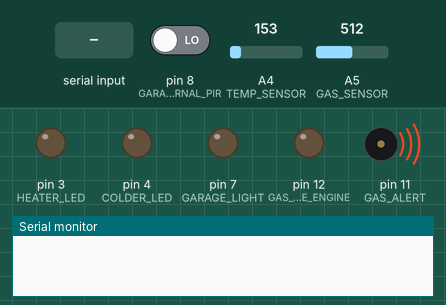
Simulated run of this sketch. Board: Arduino Uno, built with avr-gcc and run on an emulated ATmega328P. On the bench: output pins drawn as LEDs (lit = HIGH), buzzer (waves = sounding), the last lines printed to the serial monitor. The inputs (shaded band) are chosen by the test bench; at power-on: A5 (GAS_SENSOR) = 512, pin 8 (GARAGE_INTERNAL_PIR) LOW, A4 (TEMP_SENSOR) = 153.

Above: at 1.2 s.
1.3 s: "90,45\n" received over Serial
At 1.9 s:
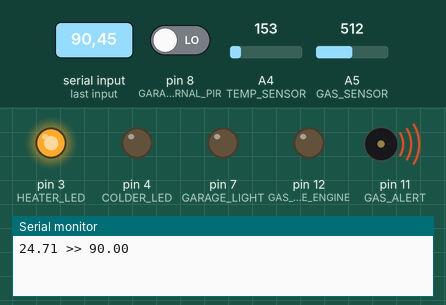
2.8 s: A5 (GAS_SENSOR) set to 716
At 3.3 s:
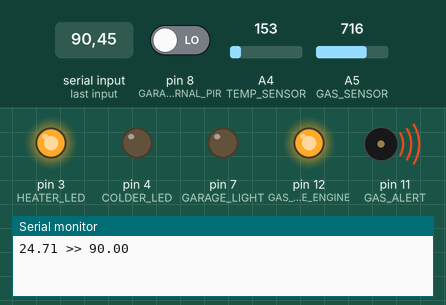
5.8 s: pin 8 (GARAGE_INTERNAL_PIR) driven HIGH
At 6.9 s:
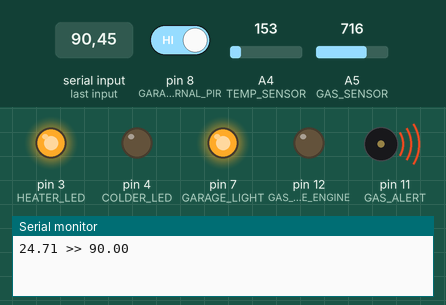
7.3 s: "0\n" received over Serial
At 8.5 s:
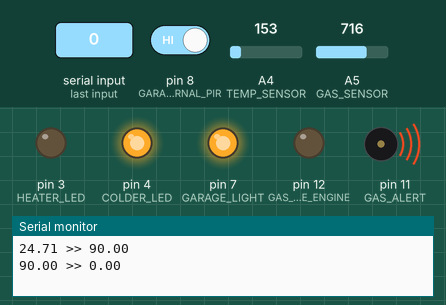
8.8 s: A5 (GAS_SENSOR) set to 511
At 9.6 s:
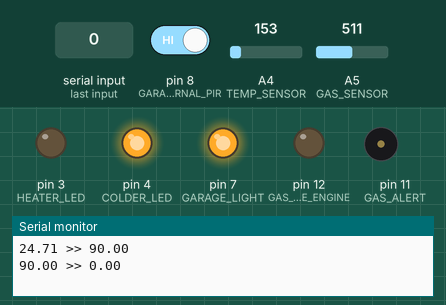
11.8 s: pin 8 (GARAGE_INTERNAL_PIR) driven LOW
At 15.4 s:
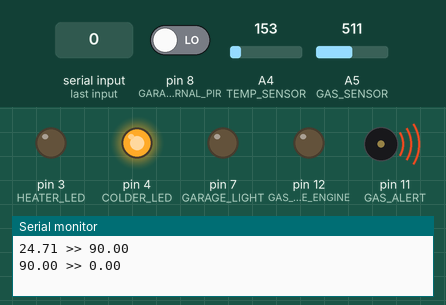
Timing chart, 0 to 15.8 s (numbered marks = the images above; inputs shaded):
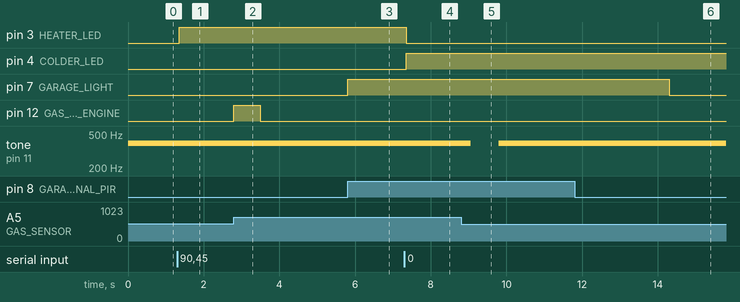

The sketch:

Arduino_auxiliar.ino
```cpp
/* ---------------------------------------------------------------------------------------------------------- */
/*  Configurações de sistema.                                                                                 */
//  ~ Define o limiar de ruído do sensor de gás.
#define GAS_SENSOR_LIMIT 12
//  ~ Define o limiar de acionamento dos motores de contenção.
#define GAS_ENGINE_LIMIT 25
//  ~ Intervalo de funcionamento do motor para fechar o duto de gás.
#define GAS_ENGINE_TIME_INTERVAL 700
//  ~ Maior intervalo de tempo entre as notas do alerta de gás.
#define GAS_ALERT_MAX_TIME 4000
//  ~ Frequencia da nota do alerta de gás.
#define GAS_ALERT_FREQUENCY 392
//  ~ Intervalo no qual as luzes da garagem ficam ligadas após o acionamento do sensor de presença.
#define GARAGE_LIGHTS_PIR_INTERVAL 2500
//  ~ Erro considerável de medida de temperatura. O valor inserido deve ser em °C, podendo ser um número inteiro
//  ou um número real.
#define TEMPERATURE_MEASUREMENT_ERROR 2.7
/* ---------------------------------------------------------------------------------------------------------- */
/*  Definição de referências de uso para as portas do arduino.                                                */
//  ~ LED de informação do aquecedor.
#define HEATER_LED 3
//  ~ LED de informação do refrigerador.
#define COLDER_LED 4
//  ~ Sensor de temperatura.
#define TEMP_SENSOR A4
//  ~ Luzes da garagem
#define GARAGE_LIGHT 7
//  ~ Sensor de presença interno da garagem.
#define GARAGE_INTERNAL_PIR 8
//  ~ Alerta de vazamento de gás.
#define GAS_ALERT 11
//  ~ Porta do motor de fechamento da válvula de gás.
#define GAS_FORCE_CLOSE_ENGINE 12
//  ~ Sensor de gás.
#define GAS_SENSOR A5
/* ---------------------------------------------------------------------------------------------------------- */
/*  Variáveis referentes ao sistema de vazamento de gás.                                                      */
//  ~ Indica que o vazamento de gás está ativo.
bool gas_scape;
//  ~ Indica que o duto de gás foi bloqueado.
bool gas_block;
//  ~ Sinal de leitura de gás.
int gas_signal;
//  ~ Tempo de inicio do fechamento da válvula de gás.
unsigned long gas_engine_start_function;
//  ~ Metrónomo do alerta de gás.
unsigned long gas_buzzer_metronome;
/* ---------------------------------------------------------------------------------------------------------- */
/*  Variáveis referentes ao monitoramento de presença interno da garagem.                                     */
//  ~ Informa se as luzes estão acesas ou apagadas. Como isso depende das relações envolvidas no loop(),
//  o sistema inicaliza como apagadas.
bool garage_lights;
//  ~ Instante no qual a luz foi ligada.
unsigned long garage_time_lights_on;
/* ---------------------------------------------------------------------------------------------------------- */
/*  Variáveis referentes ao sistema de climatização da casa.                                                  */
//  ~ Alteração na temperatura.
bool temperature_alt = false;
//  ~ Determina a temperatura configurada.
float temperature;
//  ~ Sinal da temperatura ambiente.
int environment_temperature_signal;
/* ---------------------------------------------------------------------------------------------------------- */
/*  Função de entrada do programa.                                                                            */
void setup()
{
  //  ~ Inicializa o Serial.
  Serial.begin(9600);
  while (!Serial);
  //  ~ Diminui o Timeout da Serial.
  Serial.setTimeout(50);

  //  ~ Portas de entrada de dados ('INPUT') do arduino.
  pinMode(GARAGE_INTERNAL_PIR, INPUT);

  //  ~ Porta de saída de dados ('OUTPUT') do arduino.
  pinMode(GAS_ALERT, OUTPUT);
  pinMode(GAS_FORCE_CLOSE_ENGINE, OUTPUT);
  pinMode(GARAGE_LIGHT, OUTPUT);
  pinMode(HEATER_LED, OUTPUT);
  pinMode(COLDER_LED, OUTPUT);

  //  ~ Inicializa as variáveis globais.
  //  Indica que não há vazamento de gás, caso haja, ele indicará no loop().
  gas_scape = false;
  //  O duto de gás não pode estar bloqueado no começo.
  gas_block = false;
  //  Define o sinal de gás como -1 para evitar interferencia no loop() inicial.
  gas_signal = -1;
  //  Zera os valores de tempo. O valor de 0 indica que a função está ou pode estar desligada.
  gas_engine_start_function = 0;
  gas_buzzer_metronome = 0;
  //  Torna a variável da sala como desligada por enquanto.
  garage_lights = false;
  //  A temperatura configura é originada do Arduino de controle, porém, fazemos um uso de um valor base aqui fora de escala para evitar problemas.
  temperature = ((analogRead(TEMP_SENSOR) * (5000.0 / 1024.0)) - 500) / 10.0;;
  //  Coloca o sinal da temperatura ambiente em um valor fora de escala.
  environment_temperature_signal = -1;

  //  Zera os valores de tempo. O valor de 0 indica que a função está ou pode estar desligada.
  gas_engine_start_function = 0;
  gas_buzzer_metronome = 0;
  garage_time_lights_on = 0;
}
/* ---------------------------------------------------------------------------------------------------------- */
/*  Loop principal do sistema.                                                                                */
void loop()
{
  //  ~ Declara e inicializa as variaveis comparativas de estado.
  int _gas_signal = analogRead(GAS_SENSOR);
  int _environment_temperature_signal = analogRead(TEMP_SENSOR);
  bool _garage_lights = garage_lights;
  //  ~ Variáveis de estado locais.
  bool gas_engine_power = false;

  //  ~ Verifica alterações no sinal de gás.
  if (gas_signal != _gas_signal)
  {
    //  ~ Equaliza os sinais.
    gas_signal = _gas_signal;
    //  ~ Calcula o percentual de gás.
    int gas_percent = map(_gas_signal, 300, 760, 0, 100);
    //  *** Os valores de 12% e 25% definidos a baixo podem ser ajustados nos #define GAS_SENSOR_LIMIT e GAS_ENGINE_LIMIT
    //  ~ Se o sensor de gás indicar um valor superior ou igual a 12%, ele aciona o alarme de vazamento.
    if (gas_percent >= GAS_SENSOR_LIMIT) gas_scape = true;
    //  ~ Se o sensor de gás indicar valores inferiores a 12%, ele ignora, e considera um ruído.
    else { gas_scape = false; gas_block = false; gas_buzzer_metronome = 0; noTone(GAS_ALERT); }
    //  ~ Se o sensor de gás indicar um valor superior a 25%, ele aciona o motor que realiza o fechamento
    //  de emergência da válvula de gás na entrada da tubulação.
    if ((gas_percent >= GAS_ENGINE_LIMIT) and (!gas_block)) gas_engine_power = true;
  }
  //  ~ Verifica se deve ligar os motores.
  if (gas_engine_power) gas_engine_start_function = millis();
  //  ~ Funcionamento dos motores caso ordenado.
  if (gas_engine_start_function > 0)
  {
    //  ~ Liga o motor.
    digitalWrite(GAS_FORCE_CLOSE_ENGINE, HIGH);
    //  ~ Informa o bloqueio do duto.
    gas_block = true;
    //  ~ Verifica se o motor deve desligar (atingiu sua função).
    if (millis() >= (gas_engine_start_function + GAS_ENGINE_TIME_INTERVAL))
    {
      //  ~ Desliga o motor.
      digitalWrite(GAS_FORCE_CLOSE_ENGINE, LOW);
      //  ~ Zera o valor de 'gas_engine_start_function' indicando que a função está desligada.
      gas_engine_start_function = 0;
    }
  }
  //  ~ Verifica se deve acionar o alarme de vazamento de gás ou não.
  if (gas_scape)
  {
    //  ~ Calcula o tempo para o toque da próxima nota (faz uso de um redutor).
    int next;
    //  ~ Calcula o percentual de gás. (infelizmente faz-se necessário, já que o local em que a outra é calculada não é
    //  chamado em todas as execuções do loop().
    int gas_percent = map(_gas_signal, 300, 760, 0, 100);
    //  ~ Verifica o percentual.
    //  Se for inferior a 25% é tocado uma "semibreve".
    //  No configurado, isso equivale a 1000ms.
    if (gas_percent < 25) next = GAS_ALERT_MAX_TIME;
    //  Se for superior ou igual a 25% e inferior a 40%, é tocado uma "mínima". (Meia "semibreve")
    //  No configurado, isso equivale a 500ms.
    else if ((gas_percent >= 25) and (gas_percent < 40)) next = (GAS_ALERT_MAX_TIME / 2);
    //  Se for superior ou igual a 40% e inferior a 60%, é tocado uma "semimínima". (Meia "mínima")
    //  No configurado, isso equivale a 250ms.
    else if ((gas_percent >= 40) and (gas_percent < 60)) next = (GAS_ALERT_MAX_TIME / 4);
    //  Se for superior ou igual a 60% e inferior a 90%, é tocado uma "colcheia". (Meia "semimínima")
    //  No configura, isso equivale a 125ms.
    else if ((gas_percent >= 60) and (gas_percent < 90)) next = (GAS_ALERT_MAX_TIME / 8);
    //  Por fim, se for ainda superior, é tocado uma "semicolcheia". (Meia "colcheia")
    //  No configurado, isso equivale a 62,5ms, contudo, devido ao arredondademento, o valor usado é de 62ms.
    else next = (GAS_ALERT_MAX_TIME / 16);
    //  ~ Se o metronomo estiver zerado, inicializa-o.
    if (gas_buzzer_metronome == 0) { gas_buzzer_metronome = millis(); tone(GAS_ALERT, GAS_ALERT_FREQUENCY, next); }
    //  ~ Verifica se deve tocar a próxima nota. O intervalo entre as notas terá a mesma duração da nota.
    if ((millis() >= (gas_buzzer_metronome + next)) and (!((bool) digitalRead(GAS_ALERT))))
    {
      //  ~ Reseta o metronomo.
      gas_buzzer_metronome = millis();
      //  ~ Toca a nota.
      tone(GAS_ALERT, GAS_ALERT_FREQUENCY, next);
    }
    //  ~ Verifica se deve fazer um intervalo.
    if ((millis() >= (gas_buzzer_metronome + next)) and ((bool) digitalRead(GAS_ALERT)))
    {
      //  ~ Reseta o metronomo.
      gas_buzzer_metronome = millis();
      //  ~ Toca a nota.
      noTone(GAS_ALERT);
    }
  }

  //  ~ Verifica o sensor PIR interno da garagem.
  if (digitalRead(GARAGE_INTERNAL_PIR)) { garage_time_lights_on = millis(); _garage_lights = true; }
  //  ~ Se a luz estiver acesa, verifica se o contador de tempo já atingiu o limite.
  if (_garage_lights) { if (millis() >= (garage_time_lights_on + GARAGE_LIGHTS_PIR_INTERVAL))
    {
      //  ~ Informa que as luzes devem ser desligadas.
      _garage_lights = false;
      //  ~ Sera o 'garage_time_lights_on'.
      garage_time_lights_on = 0;
    }
  }
  //  ~ Se o contador de tempo da garagem estiver zerado, desliga as luzes.
  if (garage_time_lights_on == 0) _garage_lights = false;
  //  ~ Se for para ligar as luzes, liga, se não, desliga. Mas antes, verifica variação.
  if (_garage_lights != garage_lights)
  {
    //  ~ Realiza o evento.
    digitalWrite(GARAGE_LIGHT, _garage_lights);
    //  ~ Equaliza os valores.
    garage_lights = _garage_lights;
  }

  //  ~ Verifica se a temperatura registrada na variável e a medida é diferente, se for, executa um processo de alteração.
  if ((_environment_temperature_signal != environment_temperature_signal) or (temperature_alt))
  {
    //  ~ Equaliza os valores.
    environment_temperature_signal = _environment_temperature_signal;
    //  ~ Calcula-se a temperatura ambiente.
    float environment_temperature = ((_environment_temperature_signal * (5000.0 / 1024.0)) - 500) / 10.0;
    //  ~ Verifica se a temperatura medida é diferente da temperatura em que o ambiente deve estar. Se for superior, liga
    //  o ar-condicionado em modo de refrigeração, se for inferior, liga no modo de aquecimento.
    //  Como a medição não é perfeita, considera-se a definição de TEMPERATURE_MEASUREMENT_ERROR.
    if (environment_temperature > (temperature + TEMPERATURE_MEASUREMENT_ERROR))
    {
      //  ~ Liga a luz de refrigeração.
      digitalWrite(HEATER_LED, LOW);
      digitalWrite(COLDER_LED, HIGH);
    }
    else if (environment_temperature < (temperature - TEMPERATURE_MEASUREMENT_ERROR))
    {
      //  ~ Liga a luz de aquecimento.
      digitalWrite(HEATER_LED, HIGH);
      digitalWrite(COLDER_LED, LOW);
    }
    else
    {
      //  ~ Desliga o ar-condicionado.
      digitalWrite(HEATER_LED, LOW);
      digitalWrite(COLDER_LED, LOW);
    }
    temperature_alt = false;
  }

  //  ~ Recebe dados.
  if (Serial.available() > 0) { Serial.print(temperature); Serial.print(" >> "); temperature = (float) Serial.readString().toInt(); Serial.println(temperature); temperature_alt = true; }
}
```

Measured:
- after the input at 1.3 s, pin 3 (HEATER_LED): LOW → HIGH after 0.06 s
- after the input at 2.8 s, pin 12 (GAS_FORCE_CLOSE_ENGINE): LOW → HIGH at once, → LOW 0.70 s later
- after the input at 5.8 s, pin 7 (GARAGE_LIGHT): LOW → HIGH at once
- after the input at 7.3 s, pin 3 (HEATER_LED): HIGH → LOW after 0.05 s; pin 4 (COLDER_LED): LOW → HIGH after 0.05 s
- after the input at 8.8 s, tone on pin 11 (GAS_ALERT): 392 Hz → silent after 0.25 s, → 392 Hz 0.75 s later
- after the input at 11.8 s, pin 7 (GARAGE_LIGHT): HIGH → LOW after 2.5 s
